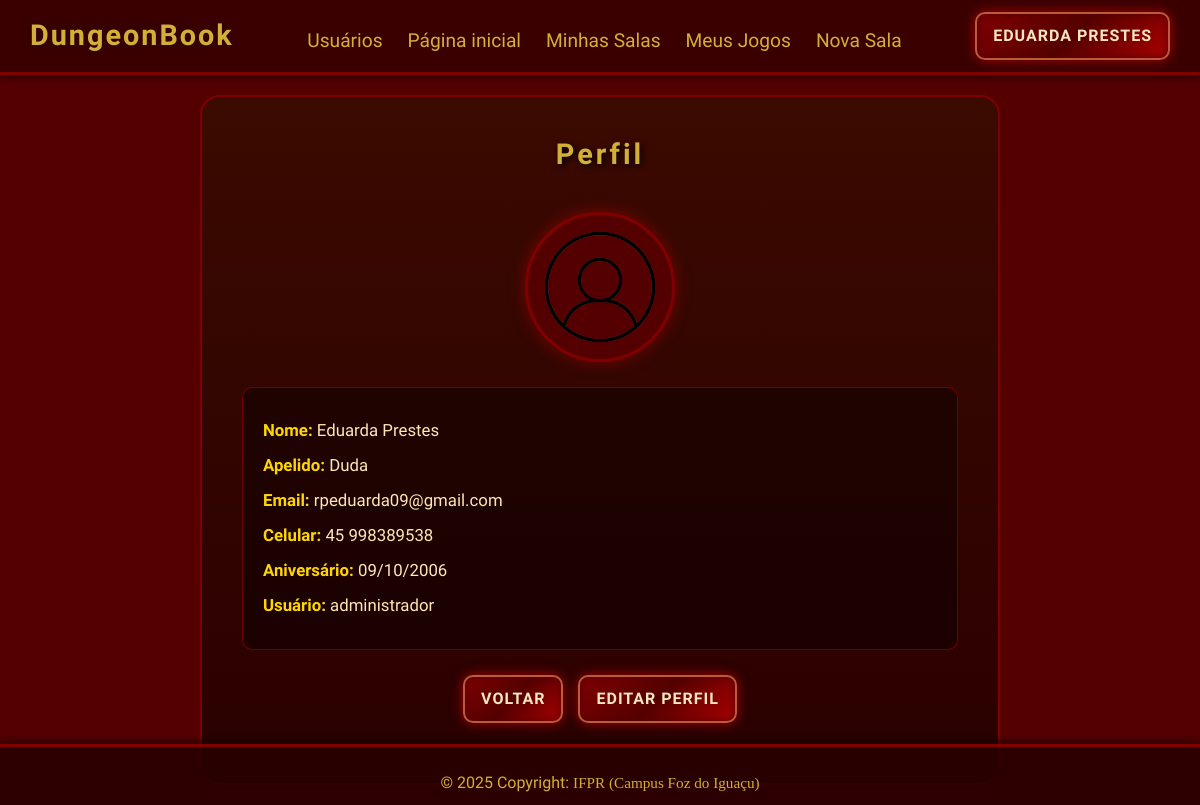
/app/controller/PerfilController.php?action=view (signed in), run on the app's committed database.
### tables this page shows
CREATE TABLE IF NOT EXISTS `usuarios` (
    `id` INT NOT NULL AUTO_INCREMENT,
    `papel` ENUM('jogador', 'administrador') NOT NULL,
    `nome` VARCHAR(100) NOT NULL,
    `apelido` VARCHAR(50) NULL DEFAULT NULL,
    `email` VARCHAR(100) NOT NULL,
    `telefone` VARCHAR(20) NULL DEFAULT NULL,
    `data_nascimento` DATE NOT NULL,
    `senha` VARCHAR(255) NOT NULL,
    `foto` VARCHAR(255) NULL,
    PRIMARY KEY (`id`),
    UNIQUE INDEX `email_unique` (`email` ASC),
    UNIQUE INDEX `apelido_unique` (`apelido` ASC)
);

### app/controller/PerfilController.php (called while the page is built, shortened)
<?php
require_once(__DIR__ . "/../dao/UsuarioDAO.php");
class PerfilController extends Controller
{
    private UsuarioDAO $usuarioDao;
    public function __construct()
    {
        $this->usuarioDao = new UsuarioDAO();
        $this->handleAction();
    }
    protected function view()
    {
        $idUsuarioLogado = $this->getIdUsuarioLogado();
        $usuario = $this->usuarioDao->findById($idUsuarioLogado);
        $dados['usuario'] = $usuario;
        $this->loadView("perfil/Perfil.php", $dados);
    }
}
new PerfilController();

### app/model/Usuario.php (called while the page is built, shortened)
<?php
class Usuario
{
    private ?string $papel;
    private ?string $nome;
    private ?string $apelido;
    private ?string $email;
    private ?string $telefone;
    private ?string $dataNascimento;
    private ?string $foto;
    public function getPapel(): ?string
    {
        return $this->papel;
    }
    public function setPapel(?string $papel): self
    {
        $this->papel = $papel;
        return $this;
    }
    public function getNome(): ?string
    {
        return $this->nome;
    }
    public function setNome(?string $nome): self
    {
        $this->nome = $nome;
        return $this;
    }
    public function getApelido(): ?string
    {
        return $this->apelido;
    }
    public function setApelido(?string $apelido): self
    {
        $this->apelido = $apelido;
        return $this;
    }
    public function getEmail(): ?string
    {
        return $this->email;
    }
    public function setEmail(?string $email): self
    {
        $this->email = $email;
        return $this;
    }
    public function getTelefone(): ?string
    {
        return $this->telefone;
    }
    public function setTelefone(?string $telefone): self
    {
        $this->telefone = $telefone;
        return $this;
    }
    public function getUsuDataFormatada(): ?string
    {
        if ($this->dataNascimento) {
            $date = date_create($this->dataNascimento);
            return date_format($date, 'd/m/Y');
        }
        return "";
    }
    public function setDataNascimento(?string $dataNascimento): self
    {
        $this->dataNascimento = $dataNascimento;
        return $this;
    }
    public function getFoto(): ?string
    {
        return $this->foto;
    }
    public function setFoto(?string $foto): self
    {
        $this->foto = $foto;
        return $this;
    }
}

### app/dao/UsuarioDAO.php (called while the page is built, shortened)
<?php
include_once(__DIR__ . "/../model/Usuario.php");
class UsuarioDAO
{
    public function findById(int $id)
    {
        $conn = Connection::getConn();
        $sql = "SELECT * FROM usuarios u" .
            " WHERE u.id = ?";
        $stm = $conn->prepare($sql);
        $stm->execute([$id]);
        $result = $stm->fetchAll();
        $usuarios = $this->mapUsuarios($result);
        if (count($usuarios) == 1)
            return $usuarios[0];
        elseif (count($usuarios) == 0)
            return null;
        die("UsuarioDAO.findById()" .
            " - Erro: mais de um usuário encontrado.");
    }
    private function mapUsuarios($result)
    {
        $usuarios = array();
        foreach ($result as $reg) {
            $usuario = new Usuario();
            $usuario->setId($reg['id']);
            $usuario->setPapel($reg['papel']);
            $usuario->setNome($reg['nome']);
            $usuario->setApelido($reg['apelido']);
            $usuario->setEmail($reg['email']);
            $usuario->setTelefone($reg['telefone']);
            $usuario->setDataNascimento($reg['data_nascimento']);
            $usuario->setSenha($reg['senha']);
            $usuario->setFoto($reg['foto']);
            array_push($usuarios, $usuario);
        }
        return $usuarios;
    }
}

### app/view/perfil/Perfil.php (the view, shortened to what this page needs)
<?php
require_once(__DIR__ . "/../include/Header.php");
require_once(__DIR__ . "/../include/Menu.php");
?>
<link rel="stylesheet" href="<?= BASEURL ?>/view/css/Perfil.css">
<div class="container">
    <h3>Perfil</h3>
    <div class="foto-perfil">
        <?php if ($dados['usuario']->getFoto()): ?>
            <img src="<?= BASEURL_ARQUIVOS . '/' . $dados['usuario']->getFoto() ?>" alt="Foto de Perfil">
        <?php else: ?>
            <img src="<?= BASEURL ?>/view/img/fotoPadrao.png" alt="Foto padrão">
        <?php endif; ?>
    </div>
    <div class="dados-usuario">
        <p><strong>Nome:</strong> <?= htmlspecialchars($dados['usuario']->getNome()) ?></p>
        <p><strong>Apelido:</strong> <?= htmlspecialchars($dados['usuario']->getApelido()) ?></p>
        <p><strong>Email:</strong> <?= htmlspecialchars($dados['usuario']->getEmail()) ?></p>
        <p><strong>Celular:</strong> <?= htmlspecialchars($dados['usuario']->getTelefone()) ?></p>
        <p><strong>Aniversário:</strong>
            <?= htmlspecialchars($dados['usuario']->getUsuDataFormatada()) ?></p>
        <p><strong>Usuário:</strong> <?= htmlspecialchars($dados['usuario']->getPapel()) ?></p>
    </div>
    <form id="frmUsuario" method="POST"
        action="<?= BASEURL ?>/controller/PerfilController.php?action=save"
        enctype="multipart/form-data">
        <div class="botoes-perfil">
            <a class="btn btn-secondary"
                href="<?= BASEURL ?>/controller/SalaController.php?action=list">
                Voltar
            </a>
            <a class="btn-success"
                href="<?= BASEURL ?>/controller/PerfilController.php?action=edit">
                Editar Perfil
            </a>
        </div>
    </form>
</div>
<?php
require_once(__DIR__ . "/../include/Footer.php");
?>

### app/view/css/Menu.css (style rules this page uses)
body { margin: 0; font-family: 'Caudex', cursive; background-color: rgba(0, 0, 0, 0.9); color: #d4af37; }

### app/view/css/Perfil.css (style rules this page uses)
body { background: radial-gradient(circle at center, #550000 0%, #550000 100%); font-family: 'Caudex', cursive; color: #550000; margin: 0; padding: 0; }
.container { max-width: 800px; margin: 20px auto; top: 0%; padding: 40px; background: linear-gradient(180deg, #3b0a00 0%, #2a0000 100%); border: 2px solid #800000; border-radius: 20px; box-shadow: 800000; position: relative; }
h3 { font-weight: bold; font-size: 1.8em; color: #d4af37; text-shadow: 2px 2px 6px #000; margin-bottom: 40px; text-align: center; letter-spacing: 3px; }
.foto-perfil { display: flex; justify-content: center; align-items: center; margin-bottom: 25px; }
.foto-perfil img { border-radius: 50%; width: 150px; height: 150px; object-fit: cover; border: 3px solid #800000; box-shadow: 0 0 15px rgba(170, 0, 0, 0.6); background-color: #550000; }
.dados-usuario { background: rgba(0, 0, 0, 0.4); border: 1px solid rgba(170, 0, 0, 0.6); border-radius: 10px; padding: 20px; margin-bottom: 25px; }
.dados-usuario p { font-size: 1.05rem; margin: 10px 0; color: #ffe8b5; }
.dados-usuario strong { color: #ffd700; }
.botoes-perfil { margin-top: 20px; display: flex; gap: 15px; justify-content: center; }
.btn-success { background: linear-gradient(135deg, #800000, #550000, #aa0000); border: 2px solid #b85c3a; padding: 10px 16px; border-radius: 10px; font-size: 1em; color: #f8e6c1; cursor: pointer; font-weight: bold; text-transform: uppercase; letter-spacing: 1px; box-shadow: 0 0 12px #aa0000, inset 0 0 8px #550000; transition: all 0.3s ease; text-decoration: none; display: inline-block; }
.btn-secondary { background: linear-gradient(135deg, #800000, #550000, #aa0000); border: 2px solid #b85c3a; padding: 10px 16px; border-radius: 10px; font-size: 1em; color: #f8e6c1; cursor: pointer; font-weight: bold; text-transform: uppercase; letter-spacing: 1px; box-shadow: 0 0 12px #aa0000, inset 0 0 8px #550000; transition: all 0.3s ease; text-decoration: none; display: inline-block; }

### data on the page
usuarios: nome "Eduarda Prestes", apelido "Duda", email "rpeduarda09@gmail.com", telefone "45 998389538", data_nascimento "09/10/2006", papel "administrador"

### other printed values
$nome "EDUARDA PRESTES"
